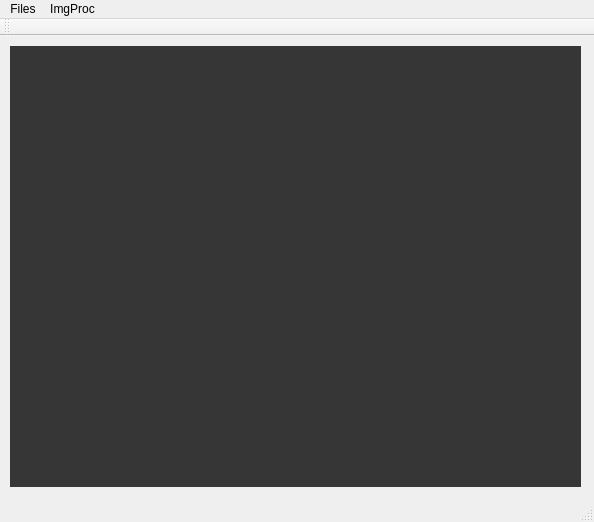
<?xml version="1.0" encoding="UTF-8"?>
<ui version="4.0">
 <class>MainWindow</class>
 <widget class="QMainWindow" name="MainWindow">
  <property name="geometry">
   <rect>
    <x>0</x>
    <y>0</y>
    <width>594</width>
    <height>522</height>
   </rect>
  </property>
  <property name="windowTitle">
   <string>Tutorial 8</string>
  </property>
  <widget class="QWidget" name="centralWidget">
   <widget class="QLabel" name="loadImage">
    <property name="geometry">
     <rect>
      <x>10</x>
      <y>10</y>
      <width>571</width>
      <height>441</height>
     </rect>
    </property>
    <property name="styleSheet">
     <string notr="true">background-color: rgb(54, 54, 54);</string>
    </property>
    <property name="text">
     <string/>
    </property>
    <property name="alignment">
     <set>Qt::AlignCenter</set>
    </property>
   </widget>
  </widget>
  <widget class="QMenuBar" name="menuBar">
   <property name="geometry">
    <rect>
     <x>0</x>
     <y>0</y>
     <width>594</width>
     <height>21</height>
    </rect>
   </property>
   <widget class="QMenu" name="menuFile">
    <property name="title">
     <string>Files</string>
    </property>
    <addaction name="actionOpen_Camera"/>
   </widget>
   <widget class="QMenu" name="menuImgProc">
    <property name="title">
     <string>ImgProc</string>
    </property>
   </widget>
   <addaction name="menuFile"/>
   <addaction name="menuImgProc"/>
  </widget>
  <widget class="QToolBar" name="mainToolBar">
   <attribute name="toolBarArea">
    <enum>TopToolBarArea</enum>
   </attribute>
   <attribute name="toolBarBreak">
    <bool>false</bool>
   </attribute>
  </widget>
  <widget class="QStatusBar" name="statusBar"/>
  <action name="actionOpen_Camera">
   <property name="checkable">
    <bool>true</bool>
   </property>
   <property name="text">
    <string>Open Camera</string>
   </property>
  </action>
 </widget>
 <layoutdefault spacing="6" margin="11"/>
 <resources/>
 <connections/>
</ui>
